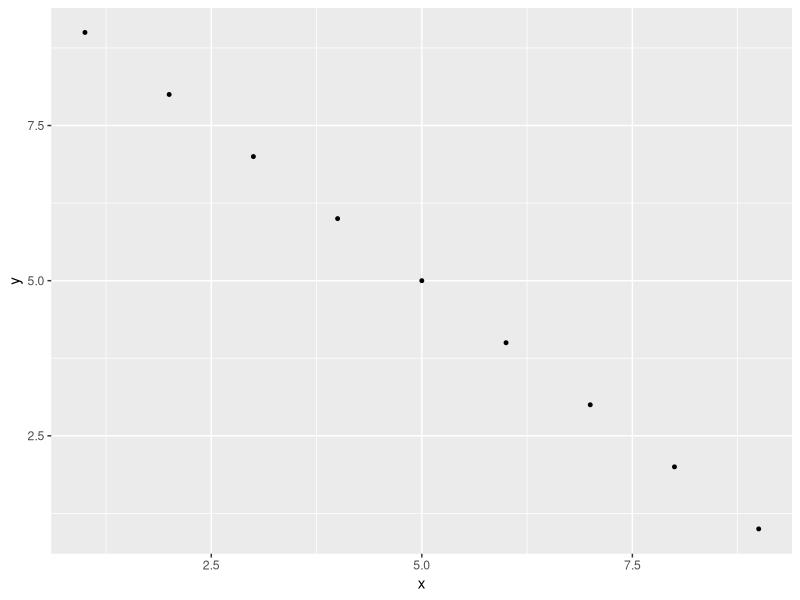

Here is the R script that generated this plot:
## ---- chunk 1
#first

## ---- chunk 2
#second

## ---- chunk 3
library(ggplot2)
## ---- chunk 4
library(tidyverse)
## ---- chunk 5
x <- seq(1,9)
y <- seq(9,1)

ggplot(  mapping = aes(x=x,
                       y=y))+
  geom_point(size = 1) 
  labs(title = "Beautiful scatterplot")
  theme_minimal()
